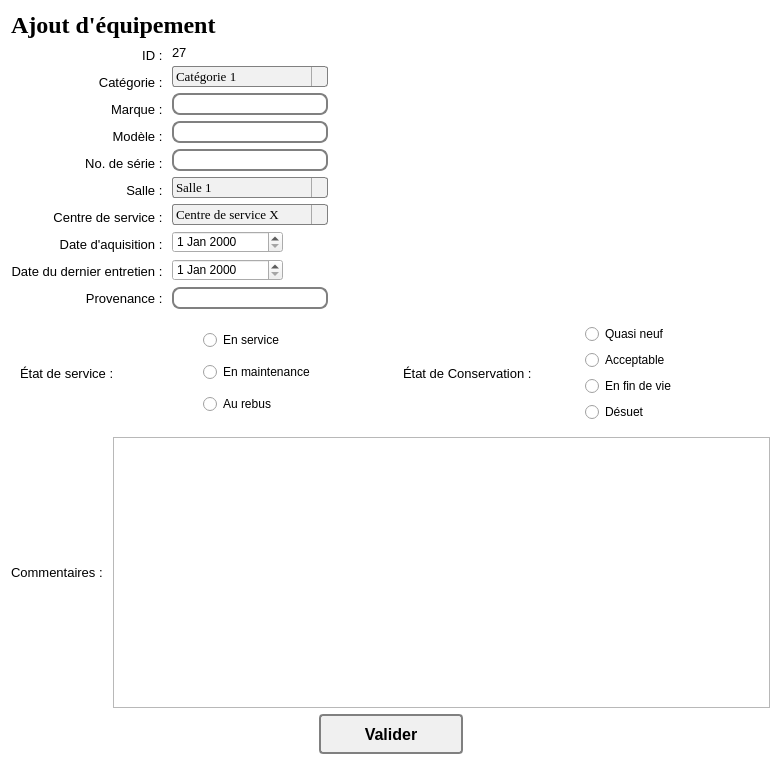
<?xml version="1.0" encoding="UTF-8"?>
<ui version="4.0">
 <class>MainFrame</class>
 <widget class="QWidget" name="MainFrame">
  <property name="geometry">
   <rect>
    <x>0</x>
    <y>0</y>
    <width>781</width>
    <height>765</height>
   </rect>
  </property>
  <property name="windowTitle">
   <string>Form</string>
  </property>
  <property name="styleSheet">
   <string notr="true">#MainFrame {

background: white;
}
QLineEdit {
padding: 1px;
border-style: solid;
border: 2px solid gray;
border-radius: 8px;
min-width: 50px;
max-width: 150px;
}

QDateEdit {
max-width: 105px
}

QPushButton {
color: black;
background-color: rgb(240, 240, 240);
border-width: 2px;
border-color: grey;
border-style: solid;
border-radius: 4px;
padding: 3px;
font: bold 16px;
padding-left: 5px;
padding-right: 5px;
min-width: 130px;
max-width:150px;
min-height: 30px;
max-height: 30px;
}

QPushButton:hover {
background-color: qlineargradient(x1: 0, y1: 1, x2: 0, y2: 0, stop: 0 #edf2f8, stop: 1 #c8d9ea);
}

QPushButton:pressed {
background-color: rgb(193, 213, 243);
}


QComboBox {
    border: 1px solid gray;
    border-radius: 3px;
    padding: 1px 18px 1px 3px;
    min-width: 8em;
	max-width: 200px;
	
}

QComboBox:editable {
    background: white;
}

QComboBox:!editable, QComboBox::drop-down:editable {
     background:rgb(241, 241, 241);
}

/* QComboBox gets the &quot;on&quot; state when the popup is open */
QComboBox:!editable:on, QComboBox::drop-down:editable:on {
    background: qlineargradient(x1: 0, y1: 0, x2: 0, y2: 1,
                                stop: 0 #D3D3D3, stop: 0.4 #D8D8D8,
                                stop: 0.5 #DDDDDD, stop: 1.0 #E1E1E1);
}

QComboBox:on { /* shift the text when the popup opens */
    padding-top: 3px;
    padding-left: 4px;
}

QComboBox::drop-down {
    subcontrol-origin: padding;
    subcontrol-position: top right;
    width: 15px;

    border-left-width: 1px;
    border-left-color: darkgrey;
    border-left-style: solid; /* just a single line */
    border-top-right-radius: 3px; /* same radius as the QComboBox */
    border-bottom-right-radius: 3px;
}

QComboBox::down-arrow {
    image: url(/usr/share/icons/crystalsvg/16x16/actions/1downarrow.png);
}

QComboBox::down-arrow:on { /* shift the arrow when popup is open */
    top: 1px;
    left: 1px;
}</string>
  </property>
  <layout class="QFormLayout" name="formLayout">
   <item row="0" column="0" colspan="2">
    <layout class="QHBoxLayout" name="layoutTitre">
     <item>
      <widget class="QLabel" name="titreAjoutEquipement">
       <property name="font">
        <font>
         <family>Times New Roman</family>
         <pointsize>18</pointsize>
         <weight>75</weight>
         <italic>false</italic>
         <bold>true</bold>
         <underline>false</underline>
        </font>
       </property>
       <property name="text">
        <string>Ajout d'équipement</string>
       </property>
      </widget>
     </item>
     <item>
      <widget class="QLabel" name="label">
       <property name="text">
        <string/>
       </property>
       <property name="pixmap">
        <pixmap>plus (2).png</pixmap>
       </property>
       <property name="scaledContents">
        <bool>false</bool>
       </property>
      </widget>
     </item>
     <item>
      <spacer name="horizontalSpacer">
       <property name="orientation">
        <enum>Qt::Horizontal</enum>
       </property>
       <property name="sizeHint" stdset="0">
        <size>
         <width>40</width>
         <height>20</height>
        </size>
       </property>
      </spacer>
     </item>
    </layout>
   </item>
   <item row="1" column="0">
    <layout class="QVBoxLayout" name="layoutTitreLables">
     <item>
      <widget class="QLabel" name="label_34">
       <property name="font">
        <font>
         <pointsize>10</pointsize>
        </font>
       </property>
       <property name="text">
        <string>ID : </string>
       </property>
       <property name="alignment">
        <set>Qt::AlignRight|Qt::AlignTrailing|Qt::AlignVCenter</set>
       </property>
      </widget>
     </item>
     <item>
      <widget class="QLabel" name="label_37">
       <property name="font">
        <font>
         <pointsize>10</pointsize>
        </font>
       </property>
       <property name="text">
        <string>Catégorie : </string>
       </property>
       <property name="alignment">
        <set>Qt::AlignRight|Qt::AlignTrailing|Qt::AlignVCenter</set>
       </property>
      </widget>
     </item>
     <item>
      <widget class="QLabel" name="label_36">
       <property name="font">
        <font>
         <pointsize>10</pointsize>
        </font>
       </property>
       <property name="text">
        <string>Marque : </string>
       </property>
       <property name="alignment">
        <set>Qt::AlignRight|Qt::AlignTrailing|Qt::AlignVCenter</set>
       </property>
      </widget>
     </item>
     <item>
      <widget class="QLabel" name="label_35">
       <property name="font">
        <font>
         <pointsize>10</pointsize>
        </font>
       </property>
       <property name="text">
        <string>Modèle : </string>
       </property>
       <property name="alignment">
        <set>Qt::AlignRight|Qt::AlignTrailing|Qt::AlignVCenter</set>
       </property>
      </widget>
     </item>
     <item>
      <widget class="QLabel" name="label_30">
       <property name="font">
        <font>
         <pointsize>10</pointsize>
        </font>
       </property>
       <property name="text">
        <string>No. de série : </string>
       </property>
       <property name="alignment">
        <set>Qt::AlignRight|Qt::AlignTrailing|Qt::AlignVCenter</set>
       </property>
      </widget>
     </item>
     <item>
      <widget class="QLabel" name="label_31">
       <property name="font">
        <font>
         <pointsize>10</pointsize>
        </font>
       </property>
       <property name="text">
        <string>Salle : </string>
       </property>
       <property name="alignment">
        <set>Qt::AlignRight|Qt::AlignTrailing|Qt::AlignVCenter</set>
       </property>
      </widget>
     </item>
     <item>
      <widget class="QLabel" name="label_33">
       <property name="font">
        <font>
         <pointsize>10</pointsize>
        </font>
       </property>
       <property name="text">
        <string>Centre de service : </string>
       </property>
       <property name="alignment">
        <set>Qt::AlignRight|Qt::AlignTrailing|Qt::AlignVCenter</set>
       </property>
      </widget>
     </item>
     <item>
      <widget class="QLabel" name="label_29">
       <property name="font">
        <font>
         <pointsize>10</pointsize>
        </font>
       </property>
       <property name="text">
        <string>Date d'aquisition : </string>
       </property>
       <property name="alignment">
        <set>Qt::AlignRight|Qt::AlignTrailing|Qt::AlignVCenter</set>
       </property>
      </widget>
     </item>
     <item>
      <widget class="QLabel" name="label_27">
       <property name="font">
        <font>
         <pointsize>10</pointsize>
        </font>
       </property>
       <property name="text">
        <string>Date du dernier entretien : </string>
       </property>
       <property name="alignment">
        <set>Qt::AlignRight|Qt::AlignTrailing|Qt::AlignVCenter</set>
       </property>
      </widget>
     </item>
     <item>
      <widget class="QLabel" name="label_26">
       <property name="font">
        <font>
         <pointsize>10</pointsize>
        </font>
       </property>
       <property name="text">
        <string>Provenance : </string>
       </property>
       <property name="alignment">
        <set>Qt::AlignRight|Qt::AlignTrailing|Qt::AlignVCenter</set>
       </property>
      </widget>
     </item>
    </layout>
   </item>
   <item row="1" column="1">
    <layout class="QVBoxLayout" name="layoutChamps">
     <item>
      <widget class="QLabel" name="labelId">
       <property name="font">
        <font>
         <pointsize>10</pointsize>
        </font>
       </property>
       <property name="text">
        <string>27</string>
       </property>
      </widget>
     </item>
     <item>
      <widget class="QComboBox" name="comboBoxCategorie">
       <property name="font">
        <font>
         <family>Times New Roman</family>
         <pointsize>10</pointsize>
        </font>
       </property>
       <property name="maxCount">
        <number>2147483645</number>
       </property>
       <property name="sizeAdjustPolicy">
        <enum>QComboBox::AdjustToContentsOnFirstShow</enum>
       </property>
       <item>
        <property name="text">
         <string>Catégorie 1</string>
        </property>
       </item>
       <item>
        <property name="text">
         <string>Catégorie 2</string>
        </property>
       </item>
       <item>
        <property name="text">
         <string>Catégorie 3</string>
        </property>
       </item>
      </widget>
     </item>
     <item>
      <widget class="QLineEdit" name="lineEditMarque"/>
     </item>
     <item>
      <widget class="QLineEdit" name="lineEditModele"/>
     </item>
     <item>
      <widget class="QLineEdit" name="lineEditNoDeSerie"/>
     </item>
     <item>
      <widget class="QComboBox" name="comboBoxSalle">
       <property name="font">
        <font>
         <family>Times New Roman</family>
         <pointsize>10</pointsize>
        </font>
       </property>
       <property name="maxCount">
        <number>2147483645</number>
       </property>
       <property name="sizeAdjustPolicy">
        <enum>QComboBox::AdjustToContentsOnFirstShow</enum>
       </property>
       <item>
        <property name="text">
         <string>Salle 1</string>
        </property>
       </item>
       <item>
        <property name="text">
         <string>Salle 2</string>
        </property>
       </item>
       <item>
        <property name="text">
         <string>Salle 3</string>
        </property>
       </item>
      </widget>
     </item>
     <item>
      <widget class="QComboBox" name="comboBoxCentreDeService">
       <property name="font">
        <font>
         <family>Times New Roman</family>
         <pointsize>10</pointsize>
        </font>
       </property>
       <property name="maxCount">
        <number>2147483645</number>
       </property>
       <property name="sizeAdjustPolicy">
        <enum>QComboBox::AdjustToContentsOnFirstShow</enum>
       </property>
       <item>
        <property name="text">
         <string>Centre de service X</string>
        </property>
       </item>
       <item>
        <property name="text">
         <string>Centre de service Y</string>
        </property>
       </item>
       <item>
        <property name="text">
         <string>Centre de service Z</string>
        </property>
       </item>
      </widget>
     </item>
     <item>
      <widget class="QDateEdit" name="dateEditDateDaquisition"/>
     </item>
     <item>
      <widget class="QDateEdit" name="dateEditDateDuDernierEntretien"/>
     </item>
     <item>
      <widget class="QLineEdit" name="lineEditProvenance"/>
     </item>
    </layout>
   </item>
   <item row="2" column="0" colspan="2">
    <layout class="QHBoxLayout" name="horizontalLayout_2">
     <item>
      <widget class="QFrame" name="frame">
       <property name="frameShape">
        <enum>QFrame::NoFrame</enum>
       </property>
       <property name="frameShadow">
        <enum>QFrame::Raised</enum>
       </property>
       <layout class="QHBoxLayout" name="horizontalLayout_5">
        <item>
         <layout class="QHBoxLayout" name="horizontalLayout_4">
          <item>
           <widget class="QLabel" name="labelTitreEtatDeService">
            <property name="font">
             <font>
              <pointsize>10</pointsize>
             </font>
            </property>
            <property name="text">
             <string>État de service : </string>
            </property>
           </widget>
          </item>
          <item>
           <layout class="QVBoxLayout" name="verticalLayout_3">
            <item>
             <widget class="QRadioButton" name="radioButtonEnService">
              <property name="text">
               <string>En service</string>
              </property>
             </widget>
            </item>
            <item>
             <widget class="QRadioButton" name="radioButtonEnMaintenance">
              <property name="text">
               <string>En maintenance</string>
              </property>
             </widget>
            </item>
            <item>
             <widget class="QRadioButton" name="radioButtonAuRebus">
              <property name="text">
               <string>Au rebus</string>
              </property>
             </widget>
            </item>
           </layout>
          </item>
         </layout>
        </item>
       </layout>
      </widget>
     </item>
     <item>
      <widget class="QFrame" name="frame_2">
       <property name="frameShape">
        <enum>QFrame::NoFrame</enum>
       </property>
       <property name="frameShadow">
        <enum>QFrame::Raised</enum>
       </property>
       <layout class="QHBoxLayout" name="horizontalLayout_7">
        <item>
         <layout class="QHBoxLayout" name="horizontalLayout_6">
          <item>
           <widget class="QLabel" name="labelTitreEtatDeConservation">
            <property name="font">
             <font>
              <pointsize>10</pointsize>
             </font>
            </property>
            <property name="text">
             <string>État de Conservation : </string>
            </property>
           </widget>
          </item>
          <item>
           <layout class="QVBoxLayout" name="verticalLayout_4">
            <item>
             <widget class="QRadioButton" name="radioButtonQuasiNeuf">
              <property name="text">
               <string>Quasi neuf</string>
              </property>
             </widget>
            </item>
            <item>
             <widget class="QRadioButton" name="radioButtonAcceptable">
              <property name="text">
               <string>Acceptable</string>
              </property>
             </widget>
            </item>
            <item>
             <widget class="QRadioButton" name="radioButtonEnFinDeVie">
              <property name="text">
               <string>En fin de vie</string>
              </property>
             </widget>
            </item>
            <item>
             <widget class="QRadioButton" name="radioButtonDesuet">
              <property name="text">
               <string>Désuet</string>
              </property>
             </widget>
            </item>
           </layout>
          </item>
         </layout>
        </item>
       </layout>
      </widget>
     </item>
    </layout>
   </item>
   <item row="4" column="0" colspan="2">
    <layout class="QHBoxLayout" name="horizontalLayout_8">
     <item>
      <spacer name="horizontalSpacer_2">
       <property name="orientation">
        <enum>Qt::Horizontal</enum>
       </property>
       <property name="sizeHint" stdset="0">
        <size>
         <width>40</width>
         <height>20</height>
        </size>
       </property>
      </spacer>
     </item>
     <item>
      <widget class="QPushButton" name="boutonValider">
       <property name="font">
        <font>
         <pointsize>-1</pointsize>
         <weight>75</weight>
         <italic>false</italic>
         <bold>true</bold>
        </font>
       </property>
       <property name="text">
        <string>Valider</string>
       </property>
      </widget>
     </item>
     <item>
      <spacer name="horizontalSpacer_4">
       <property name="orientation">
        <enum>Qt::Horizontal</enum>
       </property>
       <property name="sizeHint" stdset="0">
        <size>
         <width>40</width>
         <height>20</height>
        </size>
       </property>
      </spacer>
     </item>
    </layout>
   </item>
   <item row="3" column="0" colspan="2">
    <layout class="QHBoxLayout" name="horizontalLayout_3">
     <item>
      <widget class="QLabel" name="labelTitreCommentaires">
       <property name="font">
        <font>
         <pointsize>10</pointsize>
        </font>
       </property>
       <property name="text">
        <string>Commentaires : </string>
       </property>
      </widget>
     </item>
     <item>
      <widget class="QTextEdit" name="textEditCommentaires"/>
     </item>
    </layout>
   </item>
  </layout>
 </widget>
 <resources/>
 <connections/>
</ui>
